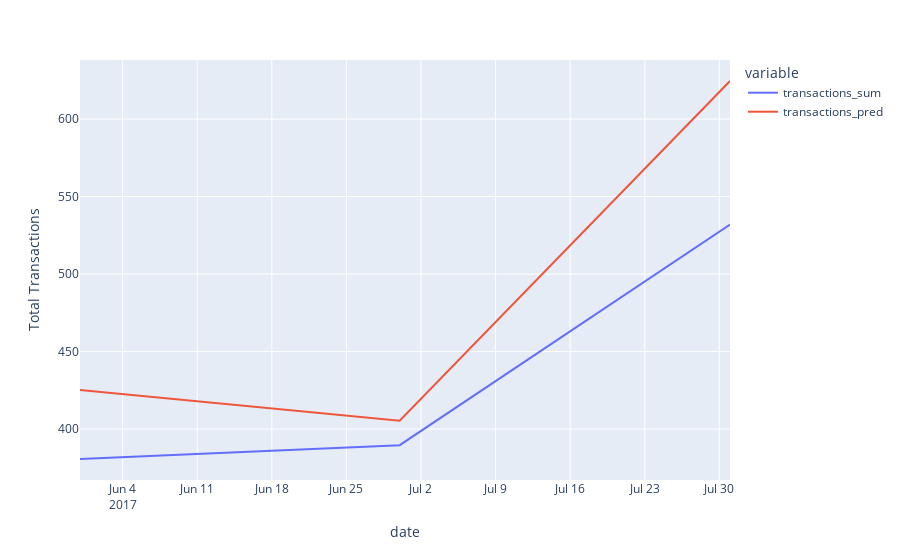

The notebook cell saved with this chart:
### Code cell
import plotly.graph_objects as go
import plotly.express as px
from plotly.subplots import make_subplots

fig = px.line(df_pred.resample('M').mean(), labels={'value': 'Total Transactions',
                                                    'transcations_sum': 'Transactions (Actual)',
                                                    'pred_transactions': 'Transactions {Prediction}'})
fig.show()

### Figure 1 — Plotly figure (JSON) as saved in the notebook; plotly's stock layout.template omitted (floating-point values rounded to 4 significant figures)
{"data": [{"hovertemplate": "variable=transactions_sum<br>date=%{x}<br>Total Transactions=%{y}<extra></extra>", "legendgroup": "transactions_sum", "line": {"color": "#636efa", "dash": "solid"}, "marker": {"symbol": "circle"}, "mode": "lines", "name": "transactions_sum", "orientation": "v", "showlegend": true, "type": "scatter", "x": ["2017-05-31T00:00:00", "2017-06-30T00:00:00", "2017-07-31T00:00:00"], "xaxis": "x", "y": [380.7, 389.6, 531.9], "yaxis": "y"}, {"hovertemplate": "variable=transactions_pred<br>date=%{x}<br>Total Transactions=%{y}<extra></extra>", "legendgroup": "transactions_pred", "line": {"color": "#EF553B", "dash": "solid"}, "marker": {"symbol": "circle"}, "mode": "lines", "name": "transactions_pred", "orientation": "v", "showlegend": true, "type": "scatter", "x": ["2017-05-31T00:00:00", "2017-06-30T00:00:00", "2017-07-31T00:00:00"], "xaxis": "x", "y": [425.2, 405.4, 624.6], "yaxis": "y"}], "layout": {"legend": {"title": {"text": "variable"}, "tracegroupgap": 0}, "margin": {"t": 60}, "xaxis": {"anchor": "y", "domain": [0, 1], "title": {"text": "date"}}, "yaxis": {"anchor": "x", "domain": [0, 1], "title": {"text": "Total Transactions"}}}}
